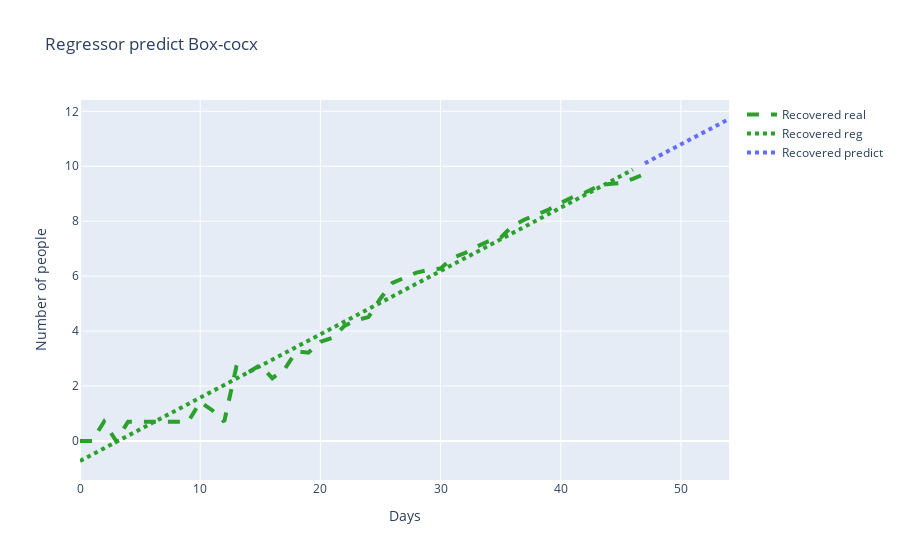
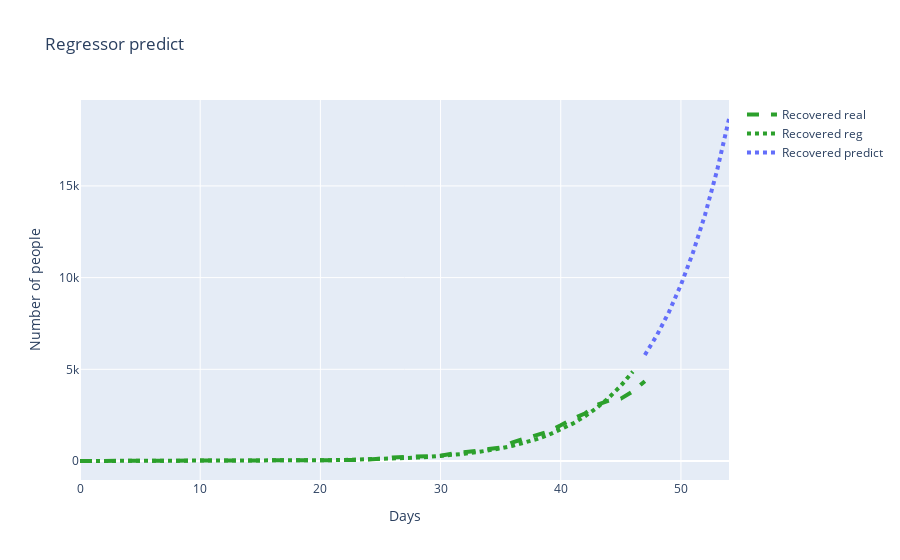

The notebook cell these images were saved under, in order:
### Markdown cell above
## Box-cocx Recovered

### Code cell
y_boxcox, lmbda = boxcox(temp["Recovered"].values + 1)
x = [[i] for i, d in enumerate(temp["Date"].dt.weekday)]
y = temp["Recovered"]
predict_box_r = gauss_marcov_hip(x[:48], y_boxcox[:48], "Recovered", lmbda)

### Figure 1 — Plotly figure (JSON) as saved in the notebook; plotly's stock layout.template omitted (floating-point values rounded to 4 significant figures)
{"data": [{"line": {"color": "#2CA02C", "dash": "dash", "width": 4}, "mode": "lines", "name": "Recovered real", "type": "scatter", "x": [0, 1, 2, 3, 4, 5, 6, 7, 8, 9, 10, 11, 12, 13, 14, 15, 16, 17, 18, 19, 20, 21, 22, 23, 24, 25, 26, 27, 28, 29, 30, 31, 32, 33, 34, 35, 36, 37, 38, 39, 40, 41, 42, 43, 44, 45, 46, 47, 48, 49, 50, 51, 52, 53, 54], "y": [0, 0, 0.7016, 0, 0.7016, 0.7016, 0.7016, 0.7016, 0.7016, 0.7016, 1.42, 1.12, 0.7016, 2.683, 2.501, 2.764, 2.283, 2.595, 3.263, 3.211, 3.61, 3.751, 4.19, 4.4, 4.51, 5.188, 5.755, 5.926, 6.129, 6.228, 6.279, 6.663, 6.835, 7.072, 7.274, 7.4, 7.833, 8.061, 8.233, 8.421, 8.662, 8.88, 9.035, 9.252, 9.352, 9.394, 9.541, 9.724]}, {"line": {"color": "#2CA02C", "dash": "dot", "width": 4}, "mode": "lines", "name": "Recovered reg", "type": "scatter", "x": [0, 1, 2, 3, 4, 5, 6, 7, 8, 9, 10, 11, 12, 13, 14, 15, 16, 17, 18, 19, 20, 21, 22, 23, 24, 25, 26, 27, 28, 29, 30, 31, 32, 33, 34, 35, 36, 37, 38, 39, 40, 41, 42, 43, 44, 45, 46], "y": [-0.7292, -0.4987, -0.2681, -0.0376, 0.1929, 0.4235, 0.654, 0.8846, 1.115, 1.346, 1.576, 1.807, 2.037, 2.268, 2.498, 2.729, 2.959, 3.19, 3.421, 3.651, 3.882, 4.112, 4.343, 4.573, 4.804, 5.034, 5.265, 5.495, 5.726, 5.957, 6.187, 6.418, 6.648, 6.879, 7.109, 7.34, 7.57, 7.801, 8.031, 8.262, 8.493, 8.723, 8.954, 9.184, 9.415, 9.645, 9.876]}, {"line": {"color": "#636EFA", "dash": "dot", "width": 4}, "mode": "lines", "name": "Recovered predict", "type": "scatter", "x": [47, 48, 49, 50, 51, 52, 53, 54], "y": [10.11, 10.34, 10.57, 10.8, 11.03, 11.26, 11.49, 11.72]}], "layout": {"title": {"text": "Regressor predict Box-cocx"}, "xaxis": {"title": {"text": "Days"}}, "yaxis": {"title": {"text": "Number of people"}}}}

### Figure 2 — Plotly figure (JSON) as saved in the notebook; plotly's stock layout.template omitted (floating-point values rounded to 4 significant figures)
{"data": [{"line": {"color": "#2CA02C", "dash": "dash", "width": 4}, "mode": "lines", "name": "Recovered real", "type": "scatter", "x": [0, 1, 2, 3, 4, 5, 6, 7, 8, 9, 10, 11, 12, 13, 14, 15, 16, 17, 18, 19, 20, 21, 22, 23, 24, 25, 26, 27, 28, 29, 30, 31, 32, 33, 34, 35, 36, 37, 38, 39, 40, 41, 42, 43, 44, 45, 46, 47, 48, 49, 50, 51, 52, 53, 54], "y": [1, 1, 2.0, 1, 2.0, 2.0, 2.0, 2.0, 2.0, 2.0, 4.0, 3.0, 2.0, 13.0, 11.0, 14.0, 9.0, 12.0, 22.0, 21.0, 30.0, 34.0, 50.0, 60.0, 66.0, 118.0, 190.0, 219.0, 259.0, 281.0, 293, 401.0, 461.0, 558.0, 656, 725.0, 1021.0, 1221.0, 1396.0, 1616.0, 1945.0, 2299, 2588.0, 3052.0, 3292.0, 3398.0, 3794.0, 4353.0]}, {"line": {"color": "#2CA02C", "dash": "dot", "width": 4}, "mode": "lines", "name": "Recovered reg", "type": "scatter", "x": [0, 1, 2, 3, 4, 5, 6, 7, 8, 9, 10, 11, 12, 13, 14, 15, 16, 17, 18, 19, 20, 21, 22, 23, 24, 25, 26, 27, 28, 29, 30, 31, 32, 33, 34, 35, 36, 37, 38, 39, 40, 41, 42, 43, 44, 45, 46], "y": [0.4778, 0.6047, 0.7638, 0.9631, 1.212, 1.523, 1.909, 2.39, 2.986, 3.725, 4.639, 5.768, 7.16, 8.873, 10.98, 13.56, 16.73, 20.6, 25.34, 31.11, 38.15, 46.71, 57.11, 69.73, 85.02, 103.5, 125.9, 152.9, 185.4, 224.6, 271.7, 328.3, 396.2, 477.5, 574.8, 691.2, 830.1, 995.8, 1193.0, 1428.0, 1707.0, 2039.0, 2432.0, 2899.0, 3451.0, 4103.0, 4874.0]}, {"line": {"color": "#636EFA", "dash": "dot", "width": 4}, "mode": "lines", "name": "Recovered predict", "type": "scatter", "x": [47, 48, 49, 50, 51, 52, 53, 54], "y": [5784.0, 6857.0, 8121.0, 9609.0, 11360.0, 13410.0, 15820.0, 18650.0]}], "layout": {"title": {"text": "Regressor predict"}, "xaxis": {"title": {"text": "Days"}}, "yaxis": {"title": {"text": "Number of people"}}}}
